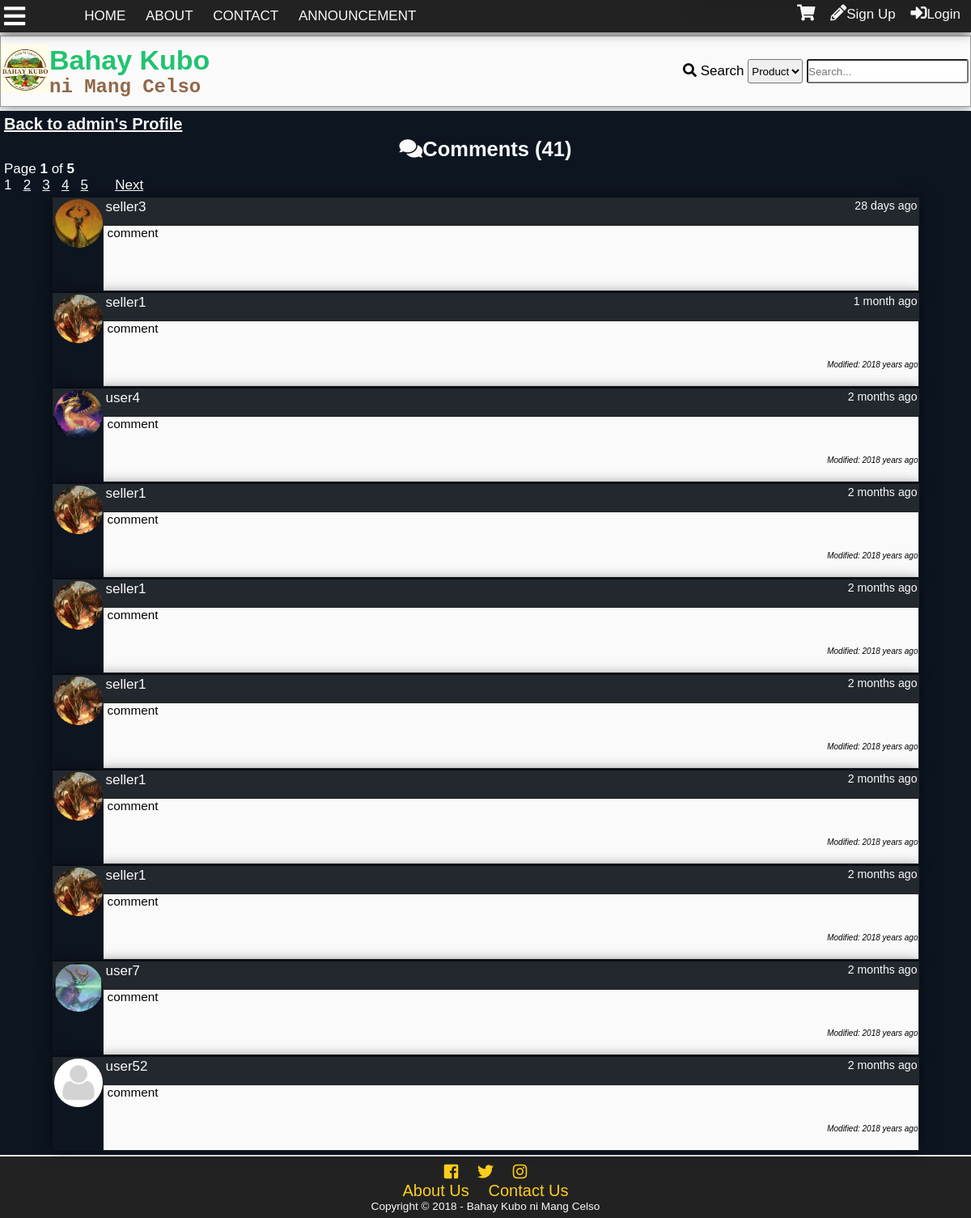
Screenshot of /profilecomments.php?id=1 with the database file from the repository.
### tables this page shows
CREATE TABLE `tbluser` (
  `userid` int(11) NOT NULL,
  `username` varchar(100) NOT NULL,
  `password` varchar(100) NOT NULL,
  `firstname` varchar(100) NOT NULL,
  `middlename` varchar(100) NOT NULL,
  `lastname` varchar(100) NOT NULL,
  `birthday` varchar(20) NOT NULL,
  `datecreated` timestamp NOT NULL DEFAULT '0000-00-00 00:00:00',
  `email` varchar(100) NOT NULL,
  `phone` varchar(100) NOT NULL,
  `location` varchar(255) NOT NULL,
  `usertypeid` int(11) NOT NULL,
  `access` int(11) NOT NULL,
  `imgpath` varchar(200) NOT NULL,
  `bio` text NOT NULL,
  `is_show_email` tinyint(1) NOT NULL,
  `gender` int(11) NOT NULL,
  `lastupdate` timestamp NOT NULL DEFAULT '0000-00-00 00:00:00',
  `lastonline` timestamp NOT NULL DEFAULT '0000-00-00 00:00:00',
  `profileviews` int(11) NOT NULL
);

CREATE TABLE `tblcomment` (
  `commentid` int(11) NOT NULL,
  `userid` int(11) NOT NULL,
  `receiver` int(11) NOT NULL,
  `comment` text NOT NULL,
  `dateposted` datetime NOT NULL DEFAULT '0000-00-00 00:00:00',
  `modified` timestamp NULL DEFAULT NULL ON UPDATE CURRENT_TIMESTAMP
);

### profilecomments.php (the view, shortened to what this page needs)
<?php
include'functions.php';
require_once'connection.php';if(isset($_GET['id'])){
	$id=$_GET['id'];
	$sql="SELECT username FROM tbluser WHERE userid='$id'";
	$result=$conn->query($sql);
	$fetch=$result->fetch_object();
	if(!$fetch){
		die('This page doesn\'t exist.');
	}else{
	$name=$fetch->username;
	}
}else{
	die('This page doesn\'t exist.');
}
?>
<!DOCTYPE html>
<html lang="en">
<head>
    <link rel="stylesheet" href="css/style.css">
  	<link rel="stylesheet" href="css/fontawesome-all.css">
</head>
<body onscroll="scrollOpacity()">
	<div class="main-container">
		<div class="other-content">
			<h1><a class="btp" href="profile.php?id=<?php echo $_GET['id'] ?>">Back to <?php echo $name ?>'s Profile</a></h1>
<?php
$sql="SELECT commentid FROM tblcomment WHERE receiver='$id'";
$result=$conn->query($sql);
$rows=$result->num_rows;
$page_rows = 10;
$last = ceil($rows/$page_rows);
$pagenum = 1;
$limit = 'LIMIT ' .($pagenum - 1) * $page_rows .',' .$page_rows;
$sql3="SELECT commentid,tblcomment.userid,username,comment,dateposted,imgpath,modified FROM tblcomment
LEFT JOIN tbluser
	ON tblcomment.userid = tbluser.userid
WHERE receiver='$id'
ORDER BY commentid DESC $limit";
$textline1 = "<i class='fas fa-comments'></i>Comments (<b>".number_format($rows)."</b>)";
$textline2 = "<font style='color:white'>Page <b>$pagenum</b> of <b>$last</b>";
$paginationCtrls = '';
if($last != 1){
    $paginationCtrls .= ''.$pagenum.' &nbsp; ';
	for($i = $pagenum+1; $i <= $last; $i++){
		$paginationCtrls .= '<a href="'.$_SERVER['PHP_SELF'].'?id='.$_GET['id'].'&pn='.$i.'">'.$i.'</a> &nbsp; ';
		if($i >= $pagenum+4){
			break;
		}
	}
	    if ($pagenum != $last) {
        $next = $pagenum + 1;
        $paginationCtrls .= ' &nbsp; &nbsp; <a href="'.$_SERVER['PHP_SELF'].'?id='.$_GET['id'].'&pn='.$next.'">Next</a> ';
    }
}
 echo'<h2>  '.$textline1.'</h2>
  <p>  '.$textline2.' </p></font>
  <div id="pagination_controls"> '.$paginationCtrls.'</div>';
$result3=$conn->query($sql3);
while($rows2=$result3->fetch_object()){
	$Cuser=$rows2->username;
	$Ccomment=$rows2->comment;
	$dateposted=$rows2->dateposted;
	$Cimg=$rows2->imgpath;
	$modified=$rows2->modified;
	if($Cimg==''){
		$Cimg='img/default.png';
	}
	if($modified==0){
		$modified='';
	}else{
		$modified='<i>Modified: '.time_elapsed_string($modified).'</i>';
	}
	echo'<div class="comment-box">
	<div class="comment-header">
	<a class="cm-user" href="profile.php?name='.$Cuser.'">
	<div class="comment-tn">
	<img src="'.$Cimg.'">
	</div>
	'.$Cuser.'</a>
	<small>'.time_elapsed_string($dateposted).'</small>
	</div>
	<div class="comment-body">
	<div class="com-container"><p class="comment-cm">'.nl2br($Ccomment).'</p></div>
		<p class="modified">'.$modified.'</p>';
		echo'
		</div>
		</div>';
	}
?>
		</div>
	</div>
</body>
</html>

### css/style.css (style rules this page uses)
* { padding:0; margin:0; }
:root { --facebookblue:#4267b2; --twitterlogo:#00aced; --lightblue:#c0deed; --sunflower:#ffce1b; --orangered:#FF4500; --magenta:#ff00ff; --lime:#32CD32; --palegreen:#98fb98; --dark-red:#590000; --blood-red:#8B0000; --cyan:#00ffff; --bluegreen:#21c36f; --canvas:#F3ECE2; --dark-purple:#551A8B; --dark-blue:#313d4b; --primary-color:#21c36f; --secondary-color:#c0deed; --contrast: #91684a; --secondary-contrast:#313d4b; --light-color:#fafafa; --dark-color:#222; --gray:#eee; --darkgray:#999; }
body { font-family: Lora,'MS Sans Serif',Geneva,sans-serif; font-size: 17px; background:var(--light-color); }
h1,h2,h3,h4,h5,h6 { font-family: Arial, Helvetica, sans-serif; }
a { text-decoration: none; }
.main-container { display:grid; grid-template-areas: "header" "imageheader" "main-search" "content" "footer"; }
.other-content { box-sizing: border-box; padding:5px; background: #0d1521; min-height:85vh; position: relative; }
.other-content h1 { float:center; font-size: 25px; color: var(--light-color); }
.other-content h2,.other-content h3 { color: var(--light-color); text-align: center; margin-top: 5px; }
.btp { color:var(--light-color); font-size: 20px; text-decoration: underline; }
.comment-box { width:90%; display:block; margin-left: auto; margin-right: auto; margin-top: 2px; box-shadow: 0 0 15px rgba(0,0,0,0.5); }
.comment-box small { float:right; }
.comment-header { background: #23282e; color: var(--light-color); padding:2px; padding-bottom:12px; }
.cm-user { color: var(--light-color); padding-left:4px; }
.comment-body { background: var(--light-color); font-size: 0.9em; padding-left: 5px; min-height:80px; border: 1px solid var(--dark-color); overflow-x: hidden; overflow-y: hidden; }
.com-container { width:670px; }
.comment-cm { word-wrap: break-word; }
.comment-tn { height:60px; width:60px; border-radius: 50%; overflow:hidden; float:left; }
.comment-tn img { max-width: 100%; }
.modified { font-style:italic; text-align: right; margin-top: 30px; font-size: 10px; }
#pagination_controls { margin-bottom: 5px; color: var(--light-color); }
#pagination_controls a { color: var(--light-color); text-decoration: underline; }

### rows the page displays
tbluser: username "admin"
tblcomment: userid.imgpath (picture), userid.username "seller3", dateposted "28 days ago", comment "comment"
tblcomment: userid.imgpath (picture), userid.username "seller1", dateposted "1 month ago", comment "comment", modified "2018 years ago"
tblcomment: userid.imgpath (picture), userid.username "user4", dateposted "2 months ago", comment "comment", modified "2018 years ago"
tblcomment: userid.imgpath (picture), userid.username "seller1", dateposted "2 months ago", comment "comment", modified "2018 years ago"
tblcomment: userid.imgpath (picture), userid.username "seller1", dateposted "2 months ago", comment "comment", modified "2018 years ago"
tblcomment: userid.imgpath (picture), userid.username "seller1", dateposted "2 months ago", comment "comment", modified "2018 years ago"
tblcomment: userid.imgpath (picture), userid.username "seller1", dateposted "2 months ago", comment "comment", modified "2018 years ago"
tblcomment: userid.imgpath (picture), userid.username "seller1", dateposted "2 months ago", comment "comment", modified "2018 years ago"
tblcomment: userid.imgpath (picture), userid.username "user7", dateposted "2 months ago", comment "comment", modified "2018 years ago"
tblcomment: shows a picture, userid.username "user52", dateposted "2 months ago", comment "comment", modified "2018 years ago"

### other values shown
$rows "41"
$pagenum "1"
$last "5"
